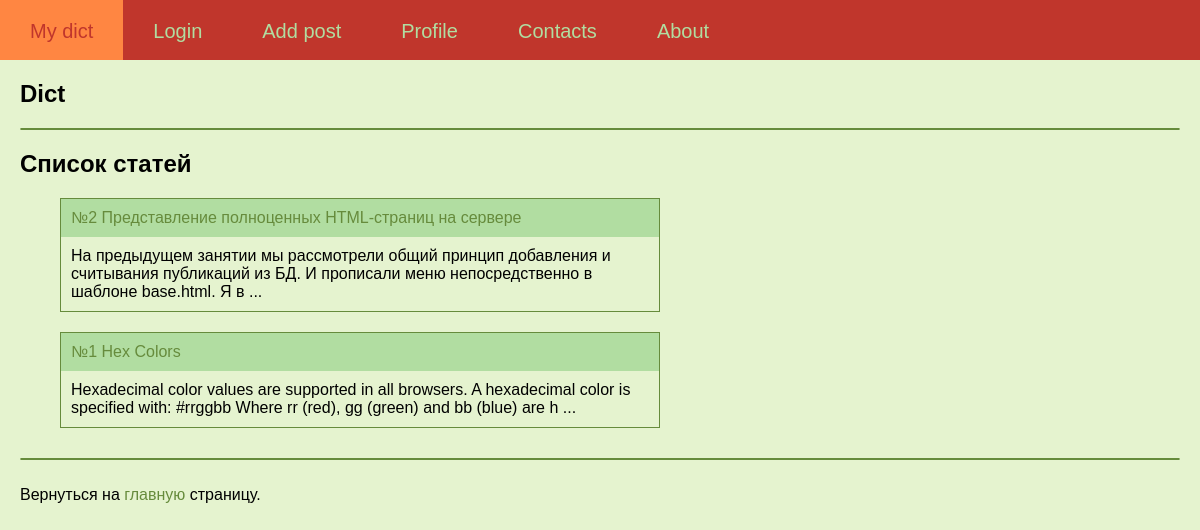
The page / on the database its author committed.
### tables this page shows
CREATE TABLE posts (
id integer PRIMARY KEY AUTOINCREMENT,
title text NOT NULL,
text text NOT NULL,
url text NOT NULL,
time integer NOT NULL
);

### testApp.py (the view)
@app.route("/dict")
@app.route("/")
def dict():
    return render_template('dict.html', my_text='Dict', menu=menu, posts=dbase.getPostsAnonce())

### FDataBase.py (called while the page is built)
    def getPostsAnonce(self):
        try:
            self.__cur.execute(f"SELECT id, title, text, url FROM posts ORDER BY time DESC")
            res = self.__cur.fetchall()
            if res: return res
        except sqlite3.Error as e:
            print("Ошибка получения статьи из БД " + str(e))
        return []

### testApp.py (called while the page is built)
def connect_db():
    conn = sqlite3.connect(app.config['DATABASE'])
    conn.row_factory = sqlite3.Row
    return conn

def get_db():
    if not hasattr(g, 'link_db'):
        g.link_db = connect_db()
    return g.link_db

@app.before_request
def before_request():
    global dbase
    db = get_db()
    dbase = FDataBase(db)

### templates/dict.html
{% extends 'index.html' %}
{% block content %}
    <h2>Список статей</h2>
    <ul class="list-posts">
        {% for p in posts %}
        <li>
            <p class="title">
                <a class="my_a" href="{{ url_for('showPost', alias=p.url)}}">№{{ p.id }}&nbsp;{{p.title}}</a>
            </p>
            <p class="annonce">{{ p.text[:150] | striptags }}&nbsp;...</p>
        </li>
    {% endfor %}
    </ul>
{% endblock %}

### templates/index.html (shortened to what this page needs)
<!DOCTYPE html>
<html lang="en">
    <link type="text/css" href={{url_for('static', filename="css/style.css")}} rel="stylesheet" />
    <head>
    </head>
    <body>
        <div class="mainmenu">
            {% for m in menu %}
                <a href="{{m.url}}">
                    <div class="block">
                        {{m.title}}
                    </div>
                </a>
            {% endfor %}
        </div>
        <div class="content">
            <h2>{{ my_text }}</h2>
            <hr>
            <div class="between_hr">
                {% block content %}{% endblock %}
            </div>
            <hr>
            <br>Вернуться на <a class="my_a" href="/dict">главную</a> страницу.
        </div>
    </body>
</html>

### static/css/style.css (style rules this page uses)
body { font-family: 'Arial'; margin: 0px; padding 0px; height: 100%; width: 100%; background-color: #E5F3CF; }
.mainmenu { background: #C0362C; height: 60px; margin: 0; font-size: 20px; overflow: hidden; }
.block { float: left; height: 60px; padding: 20px 30px 20px 30px ; }
a { color: #B1DDA1; text-decoration: none; }
.content { margin: 20px; color: black; }
.between_hr { margin: 20px 0px 30px 0px; }
hr { border: 1.25px solid #668B3C; border-radius: 1px; }
ul.list-posts { list-style: none; margin: 0; padding 0; max-width: 600px; }
ul.list-posts li { margin: 20px 0 0 0; border: 1.5px solid #668B3C; }
.my_a { color: #668B3C; }
ul.list-posts .title { margin: 0; padding: 10px; background: #B1DDA1; }
ul.list-posts .annonce { margin: 0; padding: 10px; background: #E5F3CF; }

### rows shown on the page
posts: id "2", title "Представление полноценных HTML-страниц на сервере", text "На предыдущем занятии мы рассмотрели общий принцип добавления и считывания публикаций из БД. И прописали меню непосредственно в шаблоне base.html. Я в"
posts: id "1", title "Hex Colors", text "Hexadecimal color values are supported in all browsers. A hexadecimal color is specified with: #rrggbb Where rr (red), gg (green) and bb (blue) are h"

### other values the page prints
{{ m.title }} "My dict" "Login" "Add post" "Profile" "Contacts" "About"
{{ my_text }} "Dict"
